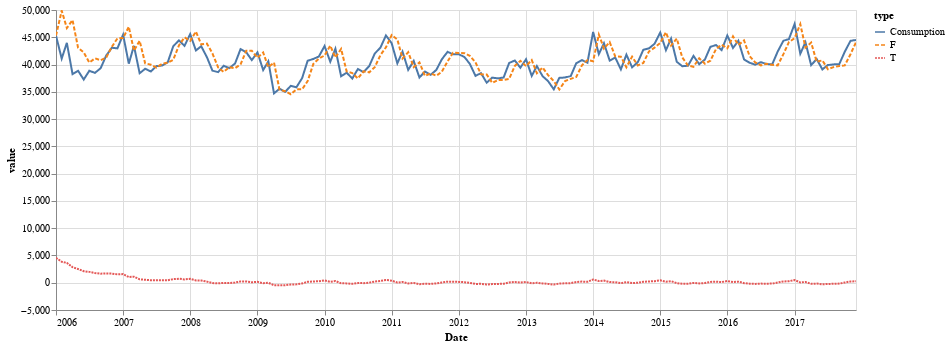

This figure's notebook cell:
### Code cell
source = m_data.drop('L', axis=1).transpose().stack().reset_index().rename(columns={'level_0': 'type', 0: 'value'})

alt.Chart(source).mark_line().encode(
    x='Date',
    y='value',
    color='type',
    strokeDash='type',
).properties(
    width=800,
    height=300
).interactive()

### Figure 1 — Vega-Lite specification as saved in the notebook (floating-point values rounded to 4 significant figures; data arrays with more than 128 entries replaced by an {"elided": "..."} marker saying what was removed)
{"config": {"view": {"continuousWidth": 400, "continuousHeight": 300}}, "data": {"name": "data-6d68d23cc0adf0bc338b12648509eea3"}, "mark": "line", "encoding": {"color": {"type": "nominal", "field": "type"}, "strokeDash": {"type": "nominal", "field": "type"}, "x": {"type": "temporal", "field": "Date"}, "y": {"type": "quantitative", "field": "value"}}, "height": 300, "selection": {"selector003": {"type": "interval", "bind": "scales", "encodings": ["x", "y"]}}, "width": 800, "$schema": "https://vega.github.io/schema/vega-lite/v4.8.1.json", "datasets": {"data-6d68d23cc0adf0bc338b12648509eea3": {"elided": "432 records"}}}
